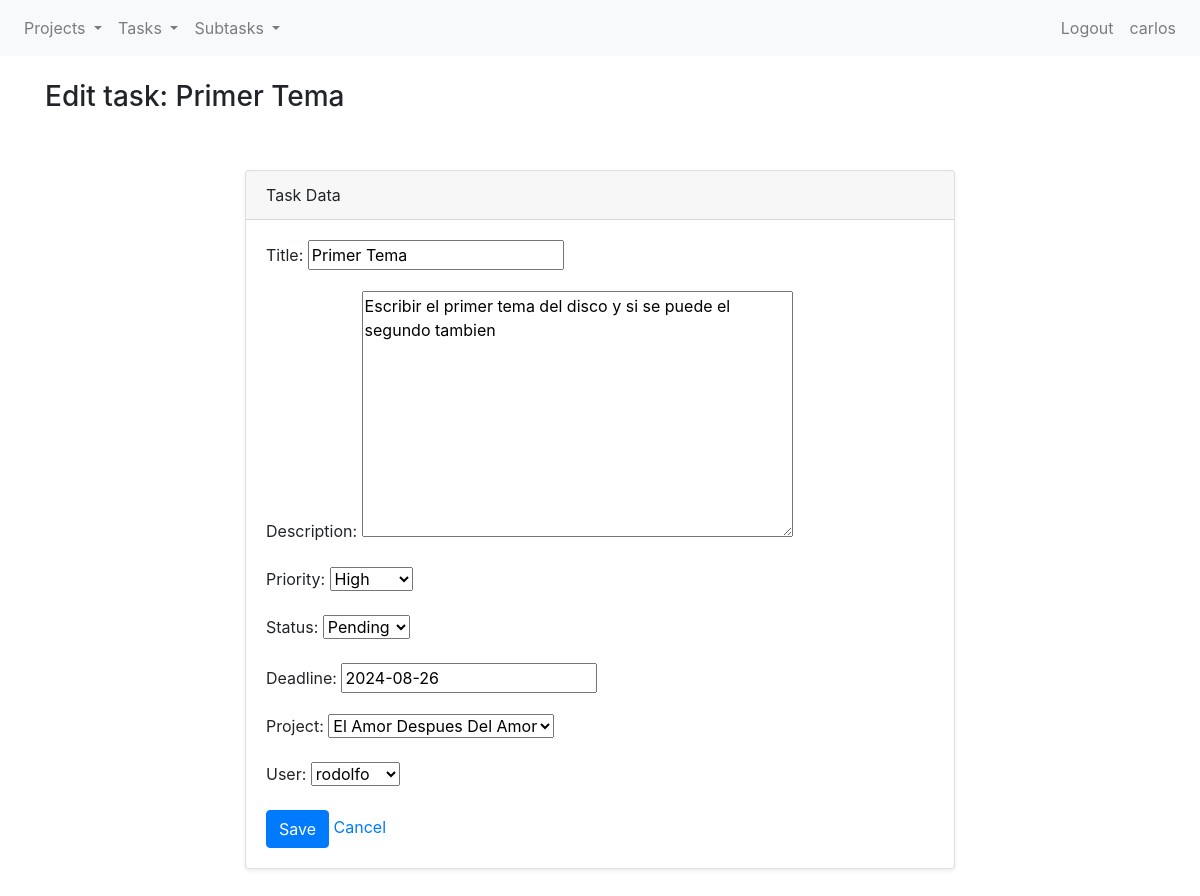
The app's page /projects/tasks/1/update/ (signed in) with its own data.
### projects/models.py (models this page shows, shortened)
class Task(models.Model):
    class Priority(models.TextChoices):
        HIGH = 'HI', 'High'
        MEDIUM = 'MID', 'Medium'
        LOW = 'LOW', 'Low'
    class Status(models.TextChoices):
        PENDING = 'PEND', 'Pending'
        ONGOING = 'ON', 'Ongoing'
        FINISHED = 'FIN', 'Finished'
    title = models.CharField(max_length=255)
    description = models.TextField()
    priority = models.CharField(max_length=3,
                                choices=Priority.choices,
                                default=Priority.MEDIUM)
    status = models.CharField(max_length=4,
                                choices=Status.choices,
                                default=Status.PENDING)
    deadline = models.DateField(blank=True, null=True)
    project = models.ForeignKey(Project, on_delete=models.CASCADE, related_name="project")
    user = models.ForeignKey(User, on_delete=models.CASCADE)

class Project(models.Model):
    title = models.CharField(max_length=255)
    deadline = models.DateField(blank=True, null=True)
    user = models.ForeignKey(User, on_delete=models.CASCADE)
    def __str__(self):
        return(f"{self.title}")

### projects/views.py (the view)
# urls.py: path("tasks/<int:pk>/update/", TaskUpdateView.as_view(), name="task-update"),
class TaskUpdateView(LoginRequiredMixin, UpdateView):
    model = Task
    template_name = "projects/cbv/task_form.html"
    fields = ["title", "description", "priority", "status", "deadline", "project", "user"]
    context_object_name = "task"
    success_url = reverse_lazy("task-list")

### projects/templates/projects/cbv/task_form.html
{% extends 'projects/base.html' %} {% block title %} Create task {% endblock %} {% block content %}
<h3>{% if object %}Edit task: {{ object.title }}{% else %}New Task{% endif %}</h3>
<section class="py-5">
  <div class="container">
    <div class="row">
      <div class="col-lg-8 mx-auto">
        <div class="card shadow-sm">
          <div class="card-header">Task Data</div>
          <div class="card-body">
            <form method="post">
              {% csrf_token %} {{ form.as_p }}
              <button type="submit" class="btn btn-primary">Save</button>
              <a href="{% url 'project-list' %}">Cancel</a>
            </form>
          </div>
        </div>
      </div>
    </div>
  </div>
</section>
{% endblock %}

### projects/templates/projects/base.html (shortened to what this page needs)
{% load static %}
<!DOCTYPE html>
<html lang="en">
  <head>
    <link rel="stylesheet" href="{% static 'projects/css/bootstrap.css' %}" />
  </head>
  <body>
    <nav class="navbar navbar-expand-lg navbar-light bg-light">
      <div class="collapse navbar-collapse" id="navbarNav">
        {% if user.is_authenticated %}
        <ul class="navbar-nav">
          <li class="nav-item dropdown">
            <a
              class="nav-link dropdown-toggle"
              href="#"
              id="navbarDropdownMenuLinkProject"
              role="button"
              data-toggle="dropdown"
              aria-haspopup="true"
              aria-expanded="false"
            >
              Projects
            </a>
          </li>
          <li class="nav-item dropdown">
            <a
              class="nav-link dropdown-toggle"
              href="#"
              id="navbarDropdownMenuLinkTask"
              role="button"
              data-toggle="dropdown"
              aria-haspopup="true"
              aria-expanded="false"
            >
              Tasks
            </a>
          </li>
          <li class="nav-item dropdown">
            <a
              class="nav-link dropdown-toggle"
              href="#"
              id="navbarDropdownMenuLinkSubtask"
              role="button"
              data-toggle="dropdown"
              aria-haspopup="true"
              aria-expanded="false"
            >
              Subtasks
            </a>
          </li>
        </ul>
        {% endif %}
        <ul class="navbar-nav ml-auto">
          {% if user.is_authenticated %}
          <li class="nav-item">
            <a class="nav-link" href="{% url 'logout' %}">Logout</a>
          </li>
          <li class="nav-item">
            <a class="nav-link" href="{% url 'edit-user' %}">{{ user }}</a>
          </li>
          {% endif %}
        </ul>
      </div>
    </nav>
    <div class="container mt-4">
      {% block content %}{% endblock content %}
    </div>
  </body>
</html>

### records on screen
Task: title "Primer Tema", description "Escribir el primer tema del disco y si se puede el segundo tambien", priority "High", status "Pending", deadline "2024-08-26", project "El Amor Despues Del Amor", user "rodolfo"

### other values on screen
{{ user }} "carlos"
